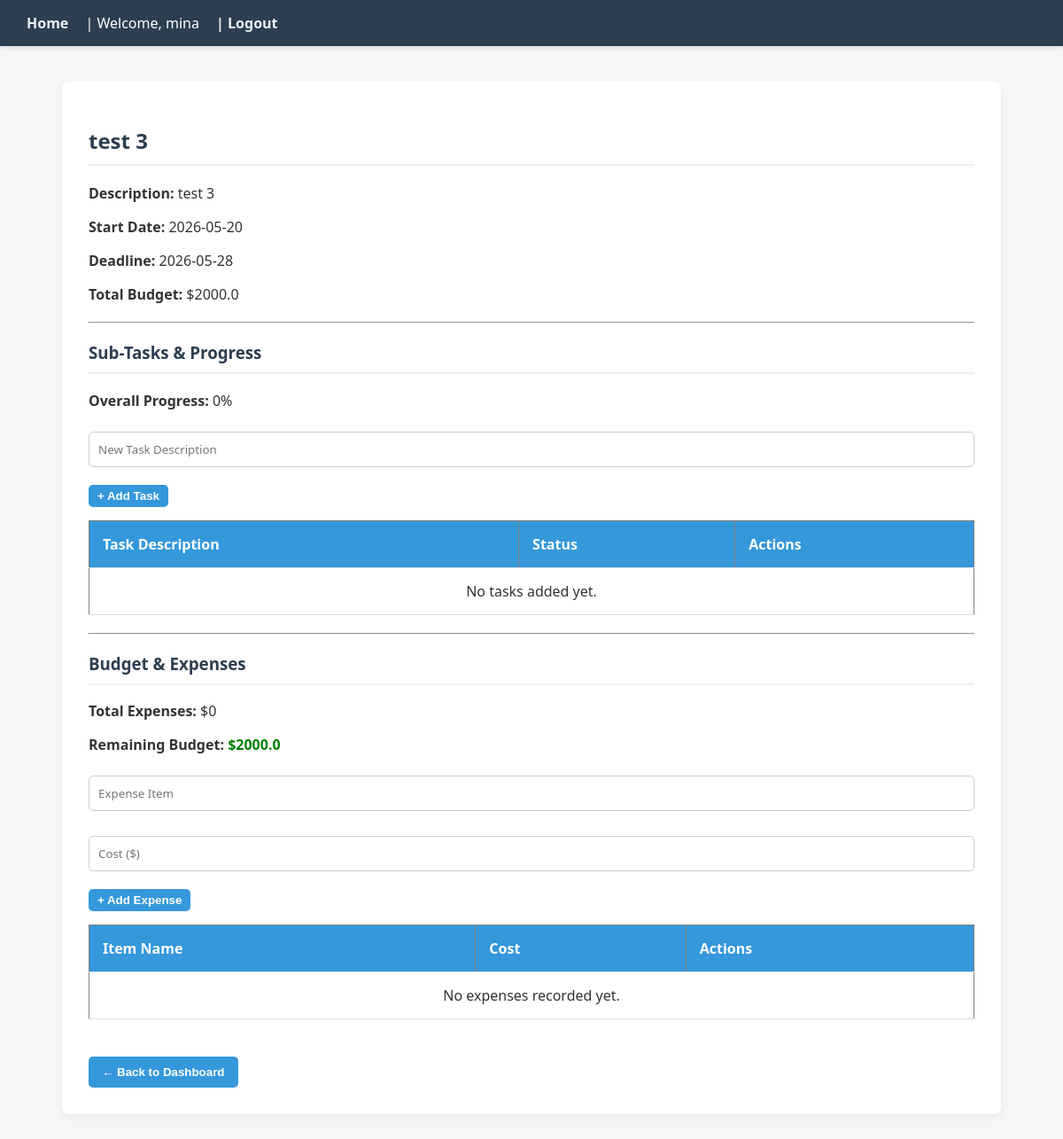
/project/3 (signed in), run on an earlier commit of the app's database.
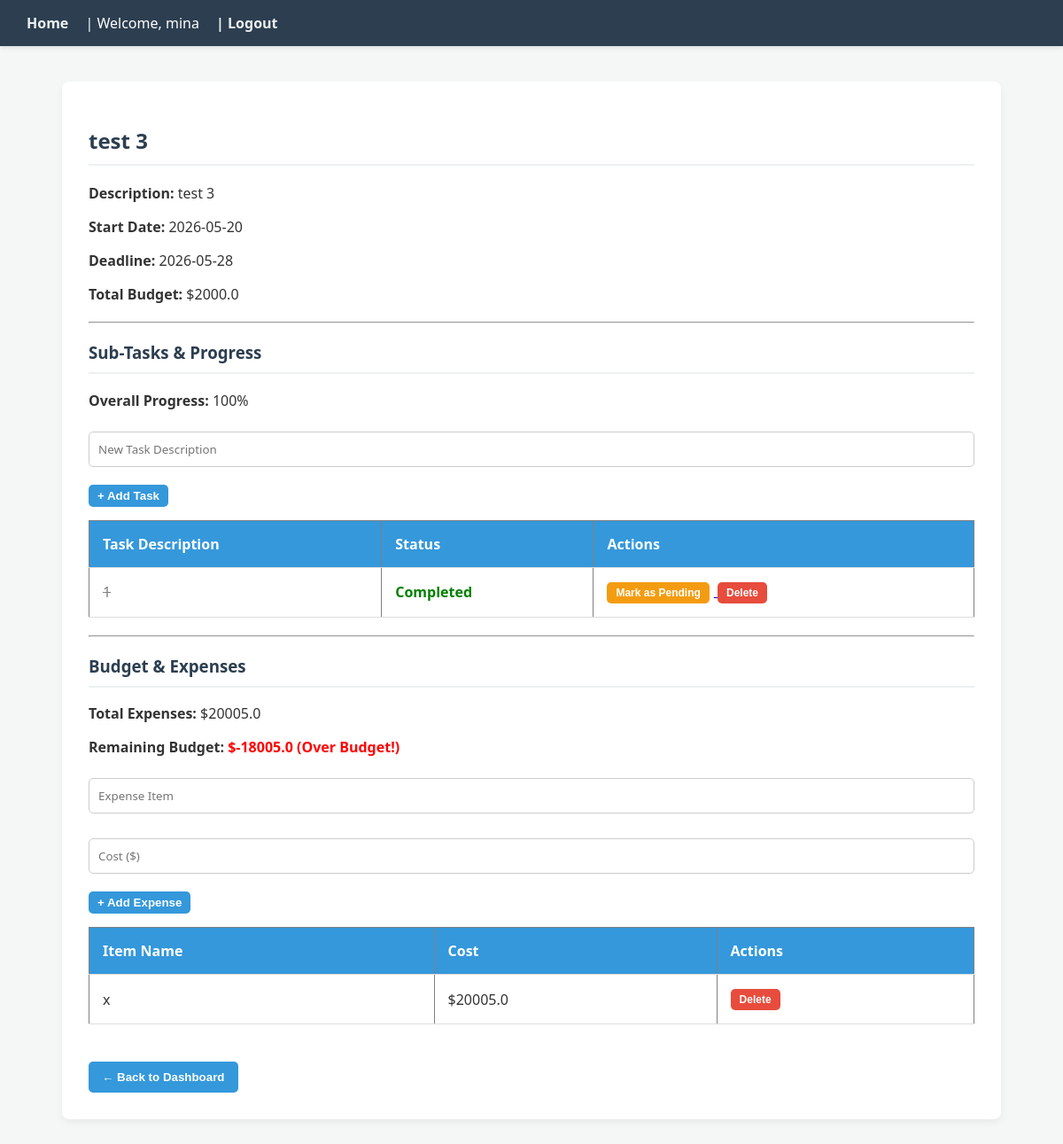
And on a later commit of the database.
### tables this page shows
CREATE TABLE projects (
    id INTEGER PRIMARY KEY AUTOINCREMENT,
    user_id INTEGER NOT NULL,
    title TEXT NOT NULL,
    description TEXT,
    start_date DATE NOT NULL,
    deadline DATE NOT NULL,
    budget REAL DEFAULT 0,
    FOREIGN KEY (user_id) REFERENCES users (id)
);

CREATE TABLE tasks (
    id INTEGER PRIMARY KEY AUTOINCREMENT,
    project_id INTEGER NOT NULL,
    description TEXT NOT NULL,
    is_completed BOOLEAN NOT NULL DEFAULT 0,
    FOREIGN KEY (project_id) REFERENCES projects (id)
);

CREATE TABLE expenses (
    id INTEGER PRIMARY KEY AUTOINCREMENT,
    project_id INTEGER NOT NULL,
    item_name TEXT NOT NULL,
    cost REAL NOT NULL,
    FOREIGN KEY (project_id) REFERENCES projects (id)
);

### app.py (the view)
@app.route('/project/<int:project_id>', methods=('GET', 'POST'))
def project_detail(project_id):
    if 'user_id' not in session:
        return redirect(url_for('login'))
    db = get_db_connection()
    project = db.execute('SELECT * FROM projects WHERE id = ? AND user_id = ?', (project_id, session['user_id'])).fetchone()
    if project is None:
        return redirect(url_for('home'))
    if request.method == 'POST':
        description = request.form.get('description')
        if description:
            db.execute('INSERT INTO tasks (project_id, description) VALUES (?, ?)', (project_id, description))
            db.commit()
            return redirect(url_for('project_detail', project_id=project_id))
    tasks = db.execute('SELECT * FROM tasks WHERE project_id = ?', (project_id,)).fetchall()
    expenses = db.execute('SELECT * FROM expenses WHERE project_id = ?', (project_id,)).fetchall()
    total_tasks = len(tasks)
    completed_tasks = sum(1 for t in tasks if t['is_completed'])
    progress = calculate_progress(total_tasks, completed_tasks)
    project_budget = float(project['budget'] or 0)
    total_expenses = sum(float(e['cost'] or 0) for e in expenses)
    remaining_budget = calculate_remaining_budget(project_budget, total_expenses)
    return render_template(
        'project_detail.html',
        project=project,
        project_budget=project_budget,
        tasks=tasks,
        progress=progress,
        expenses=expenses,
        total_expenses=total_expenses,
        remaining_budget=remaining_budget
    )

### app.py (called while the page is built)
def get_db_connection():
    conn = sqlite3.connect('database.db')
    conn.row_factory = sqlite3.Row
    return conn

### business_logic.py (called while the page is built)
def calculate_progress(total_tasks, completed_tasks):
    if total_tasks == 0:
        return 0
    return int((completed_tasks / total_tasks) * 100)

def calculate_remaining_budget(budget, total_expenses):
    return budget - total_expenses

### templates/project_detail.html
{% extends 'base.html' %}
{% block content %}
    <h2>{{ project.title }}</h2>
    <p><strong>Description:</strong> {{ project.description }}</p>
    <p><strong>Start Date:</strong> {{ project.start_date }}</p>
    <p><strong>Deadline:</strong> {{ project.deadline }}</p>
    <p><strong>Total Budget:</strong> ${{ project_budget }}</p>
    <hr style="margin: 20px 0;">
    <h3>Sub-Tasks & Progress</h3>
    <p><strong>Overall Progress:</strong> {{ progress }}%</p>
    <form method="POST" style="margin-bottom: 15px;">
        <input type="text" name="description" placeholder="New Task Description" required>
        <button type="submit" style="background-color: #3498db; color: white; padding: 5px 10px;">+ Add Task</button>
    </form>
    <table border="1" cellpadding="10" cellspacing="0" style="width: 100%; margin-bottom: 20px;">
        <tr>
            <th>Task Description</th>
            <th>Status</th>
            <th>Actions</th>
        </tr>
        {% for task in tasks %}
        <tr>
            <td style="{% if task.is_completed %}text-decoration: line-through; color: gray;{% endif %}">
                {{ task.description }}
            </td>
            <td style="font-weight: bold; color: {% if task.is_completed %}green{% else %}orange{% endif %};">
                {% if task.is_completed %}Completed{% else %}Pending{% endif %}
            </td>
            <td>
                <a href="{{ url_for('toggle_task', task_id=task.id) }}">
                    <button style="background-color: #f39c12; padding: 5px 10px; font-size: 12px; margin-right: 5px;">
                        Mark as {% if task.is_completed %}Pending{% else %}Completed{% endif %}
                    </button>
                </a>
                <a href="{{ url_for('delete_task', task_id=task.id) }}">
                    <button style="background-color: #e74c3c; padding: 5px 10px; font-size: 12px;" onclick="return confirm('Are you sure you want to delete this task?');">Delete</button>
                </a>
            </td>
        </tr>
        {% else %}
        <tr>
            <td colspan="3" style="text-align: center;">No tasks added yet.</td>
        </tr>
        {% endfor %}
    </table>
    <hr style="margin: 20px 0;">
    <h3>Budget & Expenses</h3>
    <p><strong>Total Expenses:</strong> ${{ total_expenses }}</p>
    <p><strong>Remaining Budget:</strong>
        <span style="font-weight: bold; color: {% if remaining_budget < 0 %}red{% else %}green{% endif %};">
            ${{ remaining_budget }}
            {% if remaining_budget < 0 %} (Over Budget!){% endif %}
        </span>
    </p>
    <form action="{{ url_for('add_expense', project_id=project.id) }}" method="POST" style="margin-bottom: 15px;">
        <input type="text" name="item_name" placeholder="Expense Item" required>
        <input type="number" step="0.01" name="cost" placeholder="Cost ($)" required>
        <button type="submit" style="background-color: #3498db; color: white; padding: 5px 10px;">+ Add Expense</button>
    </form>
    <table border="1" cellpadding="10" cellspacing="0" style="width: 100%; margin-bottom: 20px;">
        <tr>
            <th>Item Name</th>
            <th>Cost</th>
            <th>Actions</th>
        </tr>
        {% for expense in expenses %}
        <tr>
            <td>{{ expense.item_name }}</td>
            <td>${{ expense.cost }}</td>
            <td>
                <a href="{{ url_for('delete_expense', expense_id=expense.id) }}">
                    <button style="background-color: #e74c3c; padding: 5px 10px; font-size: 12px;" onclick="return confirm('Are you sure you want to delete this expense?');">Delete</button>
                </a>
            </td>
        </tr>
        {% else %}
        <tr>
            <td colspan="3" style="text-align: center;">No expenses recorded yet.</td>
        </tr>
        {% endfor %}
    </table>
    <br>
    <a href="{{ url_for('home') }}"><button style="padding: 10px 15px;">&larr; Back to Dashboard</button></a>
{% endblock %}

### templates/base.html (shortened to what this page needs)
<!DOCTYPE html>
<html lang="en">
<head>
    <link rel="stylesheet" href="{{ url_for('static', filename='style.css') }}">
</head>
<body>
    <nav>
        <a href="{{ url_for('home') }}">Home</a>
        {% if session['user_id'] %}
            <span>| Welcome, {{ session['username'] }}</span>
            <a href="{{ url_for('logout') }}">| Logout</a>
        {% else %}
            <a href="{{ url_for('register') }}">| Register</a>
            <a href="{{ url_for('login') }}">| Login</a>
        {% endif %}
    </nav>
    <div class="container">
        {% block content %}{% endblock %}
    </div>
</body>
</html>

### static/style.css (style rules this page uses)
body { font-family: 'Segoe UI', Tahoma, Geneva, Verdana, sans-serif; background-color: #f4f7f6; color: #333; margin: 0; padding: 0; }
nav { background-color: #2c3e50; padding: 15px 30px; color: white; box-shadow: 0 2px 5px rgba(0,0,0,0.1); }
nav a { color: #ecf0f1; text-decoration: none; font-weight: bold; margin-right: 15px; font-size: 16px; }
nav span { margin-right: 15px; font-weight: 500; }
.container { max-width: 1000px; margin: 40px auto; background: white; padding: 30px; border-radius: 8px; box-shadow: 0 4px 10px rgba(0,0,0,0.05); }
h2, h3 { color: #2c3e50; border-bottom: 2px solid #ecf0f1; padding-bottom: 10px; }
button, input[type="submit"] { background-color: #3498db; color: white; border: none; padding: 10px 15px; cursor: pointer; border-radius: 5px; font-weight: bold; transition: background-color 0.3s; }
input[type="text"], input[type="password"], input[type="number"], input[type="date"], textarea { width: 100%; padding: 10px; margin: 8px 0 20px; border: 1px solid #ccc; border-radius: 5px; box-sizing: border-box; font-family: inherit; }
table { width: 100%; border-collapse: collapse; margin-top: 15px; background-color: white; }
th, td { padding: 15px; text-align: left; border-bottom: 1px solid #ddd; }
th { background-color: #3498db; color: white; }

What changed in the data, as far as the page shows it:
added tasks: description "1", is_completed "Completed"
added expenses: item_name "x", cost "20005.0"
Also different on the page:
{{ progress }}: "0" → "100"
{{ total_expenses }}: "0" → "20005.0"
{{ remaining_budget }}: "2000.0" → "-18005.0"
text no longer shown: "No tasks added yet. No expenses recorded yet."
text now shown: "(Over Budget!)"
